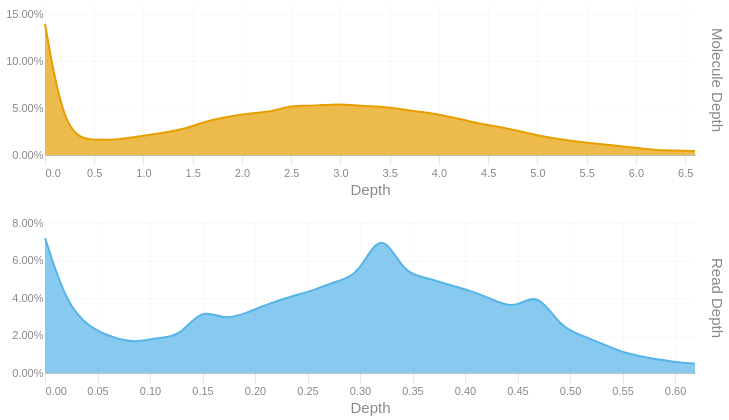

The code cell stored with this chart in its notebook:
### Code cell
readdep = depth_hist(tb['Read Depth'], q99, 3)
readdep = readdep.with_columns(pl.lit('Read Depth').alias('Metric'))
if not SKIPLR:
    moldep = depth_hist(tb['Molecule Depth'], mol_q99, 1)
    moldep = moldep.with_columns(pl.lit('Molecule Depth').alias('Metric'))
    _hist = pl.concat([readdep, moldep])
    _hist = _hist.filter(pl.col('Proportion') != 0)
    with SafeRender(_hist):
        (
            alt.Chart(_hist)        
            .mark_area(interpolate = "basis")
            .encode(
                x=alt.X('Bin:Q').scale(domainMin=0).axis(alt.Axis(title='Depth')),
                y = alt.Y('Proportion:Q', title = None).axis(format = '.2%'),
                color = alt.Color('Metric:N').legend(None),
                row = alt.Row("Metric:N").header(title = None, labelOrient = 'right'),
                tooltip = [
                    alt.Tooltip("Metric:N", title = "Metric"),
                    alt.Tooltip('Interval:N', title = "Depth Interval"),
                    alt.Tooltip('Proportion:Q', title = "% Alignments").format('.2%')
                ]
            )
            .resolve_scale(x='independent', y='independent')
            .properties(
                height = 150, width = 650,
                usermeta={'embedOptions': {'downloadFileName': f'{samplename}.depth.hist'}}
            )
        ).display()
else:
    readdep = readdep.filter(pl.col('Proportion') != 0)
    with SafeRender(readdep):
        (
            alt.Chart(readdep)        
            .mark_area(interpolate = "basis")
            .encode(
                x=alt.X('Bin:Q').scale(domainMin=0).axis(alt.Axis(title='Depth')),
                y = alt.Y('Proportion:Q', title = None).axis(format = '.2%'),
                tooltip = [
                    alt.Tooltip('Interval:N', title = "Depth Interval"),
                    alt.Tooltip('Proportion:Q', title = "% Alignments").format('.2%')
                ]
            )
            .properties(
                usermeta={'embedOptions': {'downloadFileName': f'{samplename}.depth.hist'}}
            )
        ).display()

### Figure 1 — Vega-Lite specification as saved in the notebook (floating-point values rounded to 4 significant figures)
{"width": 650, "height": 150, "config": {"title": {"anchor": "start", "dy": -15, "fontSize": 18, "color": "#888888", "subtitleColor": "#888888", "subtitleFontSize": 14}, "arc": {"fill": "#0072B2"}, "axis": {"domainColor": "#888888", "domainWidth": 0.5, "gridWidth": 0.2, "grid": false, "titleFontWeight": 400, "titleFontSize": 15, "labelFontSize": 11, "labelColor": "#888888", "tickColor": "#888888", "tickWidth": 0.2, "titleColor": "#888888"}, "axisBand": {"grid": false}, "axisX": {"grid": true, "tickSize": 10, "domainCap": "round"}, "axisY": {"domain": false, "grid": true, "tickSize": 0, "domainCap": "round"}, "background": "transparent", "header": {"labelFontSize": 15, "labelColor": "#888888", "titleFontSize": 15, "titleFontWeight": 600, "titleColor": "#888888"}, "legend": {"labelFont": "sans-serif", "labelFontSize": 12, "labelColor": "#888888", "symbolSize": 100, "symbolType": "circle", "titleFontSize": 12, "titlePadding": 10, "titleColor": "#888888", "title": null}, "range": {"category": ["#E69F00", "#56B4E9", "#009E73", "#F0E442", "#0072B2", "#D55E00", "#CC79A7", "#000000"], "diverging": ["#cfe8f3", "#a2d4ec", "#73bfe2", "#46abdb", "#1696d2", "#12719e"]}, "area": {"fill": "#0072B2", "fillOpacity": 0.7, "line": true, "strokeOpacity": 0.7}, "line": {"color": "#0072B2", "stroke": "#0072B2", "strokeWidth": 2}, "trail": {"color": "#0072B2", "stroke": "#0072B2", "strokeWidth": 0, "size": 1}, "point": {"filled": true, "fillOpacity": 1.0, "size": 95}, "text": {"color": "#888888", "fontSize": 11, "align": "right", "fontWeight": 400, "size": 11}, "bar": {"fill": "#0072B2", "stroke": null}, "view": {"stroke": null, "continuousWidth": 660, "continuousHeight": 400}}, "data": {"name": "data-dbf14afac32dd4326ec245975dfb7399"}, "mark": {"type": "area", "interpolate": "basis"}, "encoding": {"color": {"field": "Metric", "legend": null, "type": "nominal"}, "row": {"field": "Metric", "header": {"title": null, "labelOrient": "right"}, "type": "nominal"}, "tooltip": [{"field": "Metric", "title": "Metric", "type": "nominal"}, {"field": "Interval", "title": "Depth Interval", "type": "nominal"}, {"field": "Proportion", "format": ".2%", "title": "% Alignments", "type": "quantitative"}], "x": {"axis": {"title": "Depth"}, "field": "Bin", "scale": {"domainMin": 0}, "type": "quantitative"}, "y": {"axis": {"format": ".2%"}, "field": "Proportion", "title": null, "type": "quantitative"}}, "resolve": {"scale": {"x": "independent", "y": "independent"}}, "usermeta": {"embedOptions": {"downloadFileName": "TF26LRJL0041_5B_10484332_23Y22YLT4_L7.depth.hist"}}, "$schema": "https://vega.github.io/schema/vega-lite/v6.4.1.json", "datasets": {"data-dbf14afac32dd4326ec245975dfb7399": [{"Bin": 0.0, "Interval": "0.0-0.021", "Proportion": 0.072, "Metric": "Read Depth"}, {"Bin": 0.021, "Interval": "0.021-0.043", "Proportion": 0.036, "Metric": "Read Depth"}, {"Bin": 0.043, "Interval": "0.043-0.064", "Proportion": 0.024, "Metric": "Read Depth"}, {"Bin": 0.064, "Interval": "0.064-0.085", "Proportion": 0.019, "Metric": "Read Depth"}, {"Bin": 0.085, "Interval": "0.085-0.107", "Proportion": 0.016, "Metric": "Read Depth"}, {"Bin": 0.107, "Interval": "0.107-0.128", "Proportion": 0.019, "Metric": "Read Depth"}, {"Bin": 0.128, "Interval": "0.128-0.149", "Proportion": 0.019, "Metric": "Read Depth"}, {"Bin": 0.149, "Interval": "0.149-0.171", "Proportion": 0.035, "Metric": "Read Depth"}, {"Bin": 0.171, "Interval": "0.171-0.192", "Proportion": 0.028, "Metric": "Read Depth"}, {"Bin": 0.192, "Interval": "0.192-0.213", "Proportion": 0.032, "Metric": "Read Depth"}, {"Bin": 0.213, "Interval": "0.213-0.235", "Proportion": 0.037, "Metric": "Read Depth"}, {"Bin": 0.235, "Interval": "0.235-0.256", "Proportion": 0.041, "Metric": "Read Depth"}, {"Bin": 0.256, "Interval": "0.256-0.277", "Proportion": 0.044, "Metric": "Read Depth"}, {"Bin": 0.277, "Interval": "0.277-0.299", "Proportion": 0.049, "Metric": "Read Depth"}, {"Bin": 0.299, "Interval": "0.299-0.32", "Proportion": 0.052, "Metric": "Read Depth"}, {"Bin": 0.32, "Interval": "0.32-0.341", "Proportion": 0.078, "Metric": "Read Depth"}, {"Bin": 0.341, "Interval": "0.341-0.363", "Proportion": 0.053, "Metric": "Read Depth"}, {"Bin": 0.363, "Interval": "0.363-0.384", "Proportion": 0.051, "Metric": "Read Depth"}, {"Bin": 0.384, "Interval": "0.384-0.405", "Proportion": 0.047, "Metric": "Read Depth"}, {"Bin": 0.405, "Interval": "0.405-0.427", "Proportion": 0.044, "Metric": "Read Depth"}, {"Bin": 0.427, "Interval": "0.427-0.448", "Proportion": 0.039, "Metric": "Read Depth"}, {"Bin": 0.448, "Interval": "0.448-0.469", "Proportion": 0.034, "Metric": "Read Depth"}, {"Bin": 0.469, "Interval": "0.469-0.491", "Proportion": 0.044, "Metric": "Read Depth"}, {"Bin": 0.491, "Interval": "0.491-0.512", "Proportion": 0.024, "Metric": "Read Depth"}, {"Bin": 0.512, "Interval": "0.512-0.533", "Proportion": 0.02, "Metric": "Read Depth"}, {"Bin": 0.533, "Interval": "0.533-0.555", "Proportion": 0.015, "Metric": "Read Depth"}, {"Bin": 0.555, "Interval": "0.555-0.576", "Proportion": 0.01, "Metric": "Read Depth"}, {"Bin": 0.576, "Interval": "0.576-0.597", "Proportion": 0.008, "Metric": "Read Depth"}, {"Bin": 0.597, "Interval": "0.597-0.619", "Proportion": 0.006, "Metric": "Read Depth"}, {"Bin": 0.619, "Interval": "0.619-0.64", "Proportion": 0.005, "Metric": "Read Depth"}, {"Bin": 0.0, "Interval": "0.0-0.2", "Proportion": 0.14, "Metric": "Molecule Depth"}, {"Bin": 0.2, "Interval": "0.2-0.5", "Proportion": 0.02, "Metric": "Molecule Depth"}, {"Bin": 0.5, "Interval": "0.5-0.7", "Proportion": 0.016, "Metric": "Molecule Depth"}, {"Bin": 0.7, "Interval": "0.7-0.9", "Proportion": 0.016, "Metric": "Molecule Depth"}, {"Bin": 0.9, "Interval": "0.9-1.1", "Proportion": 0.019, "Metric": "Molecule Depth"}, {"Bin": 1.1, "Interval": "1.1-1.4", "Proportion": 0.022, "Metric": "Molecule Depth"}, {"Bin": 1.4, "Interval": "1.4-1.6", "Proportion": 0.027, "Metric": "Molecule Depth"}, {"Bin": 1.6, "Interval": "1.6-1.8", "Proportion": 0.035, "Metric": "Molecule Depth"}, {"Bin": 1.8, "Interval": "1.8-2.1", "Proportion": 0.04, "Metric": "Molecule Depth"}, {"Bin": 2.1, "Interval": "2.1-2.3", "Proportion": 0.045, "Metric": "Molecule Depth"}, {"Bin": 2.3, "Interval": "2.3-2.5", "Proportion": 0.046, "Metric": "Molecule Depth"}, {"Bin": 2.5, "Interval": "2.5-2.7", "Proportion": 0.053, "Metric": "Molecule Depth"}, {"Bin": 2.7, "Interval": "2.7-3.0", "Proportion": 0.052, "Metric": "Molecule Depth"}, {"Bin": 3.0, "Interval": "3.0-3.2", "Proportion": 0.055, "Metric": "Molecule Depth"}, {"Bin": 3.2, "Interval": "3.2-3.4", "Proportion": 0.052, "Metric": "Molecule Depth"}, {"Bin": 3.4, "Interval": "3.4-3.6", "Proportion": 0.052, "Metric": "Molecule Depth"}, {"Bin": 3.6, "Interval": "3.6-3.9", "Proportion": 0.049, "Metric": "Molecule Depth"}, {"Bin": 3.9, "Interval": "3.9-4.1", "Proportion": 0.045, "Metric": "Molecule Depth"}, {"Bin": 4.1, "Interval": "4.1-4.3", "Proportion": 0.041, "Metric": "Molecule Depth"}, {"Bin": 4.3, "Interval": "4.3-4.6", "Proportion": 0.036, "Metric": "Molecule Depth"}, {"Bin": 4.6, "Interval": "4.6-4.8", "Proportion": 0.03, "Metric": "Molecule Depth"}, {"Bin": 4.8, "Interval": "4.8-5.0", "Proportion": 0.026, "Metric": "Molecule Depth"}, {"Bin": 5.0, "Interval": "5.0-5.2", "Proportion": 0.021, "Metric": "Molecule Depth"}, {"Bin": 5.2, "Interval": "5.2-5.5", "Proportion": 0.017, "Metric": "Molecule Depth"}, {"Bin": 5.5, "Interval": "5.5-5.7", "Proportion": 0.013, "Metric": "Molecule Depth"}, {"Bin": 5.7, "Interval": "5.7-5.9", "Proportion": 0.011, "Metric": "Molecule Depth"}, {"Bin": 5.9, "Interval": "5.9-6.2", "Proportion": 0.009, "Metric": "Molecule Depth"}, {"Bin": 6.2, "Interval": "6.2-6.4", "Proportion": 0.005, "Metric": "Molecule Depth"}, {"Bin": 6.4, "Interval": "6.4-6.6", "Proportion": 0.005, "Metric": "Molecule Depth"}, {"Bin": 6.6, "Interval": "6.6-6.84", "Proportion": 0.004, "Metric": "Molecule Depth"}]}}
